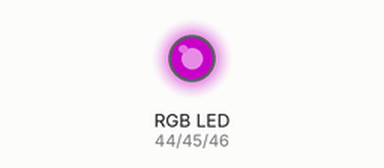
Simulated run of this sketch. Board: Arduino Mega 2560, built with avr-gcc and run on an emulated ATmega2560. Shown: an RGB LED mixed from three pins (HIGH = lit). Dim RGB values are drawn brighter than linear.

Above: at 0.1 s.
Timing chart, 0 to 1.6 s (numbered marks = the images above):
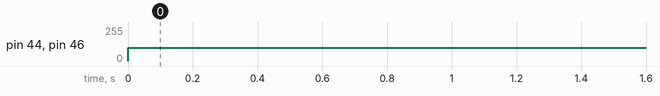

Measured:
- by itself, pin 44 (rPin), pin 46 (bPin): 0/255 → 100/255 at 0.00 s

The sketch:

LAB_4_N.ino
```cpp
int rPin = 44, gPin = 45, bPin = 46;

void setup() {
    pinMode(rPin, OUTPUT);
    pinMode(gPin, OUTPUT);
    pinMode(bPin, OUTPUT);
}

void loop() {
    analogWrite(rPin, 100);
    analogWrite(gPin, 0);
    analogWrite(bPin, 100);
    delay(10000);
}
```
